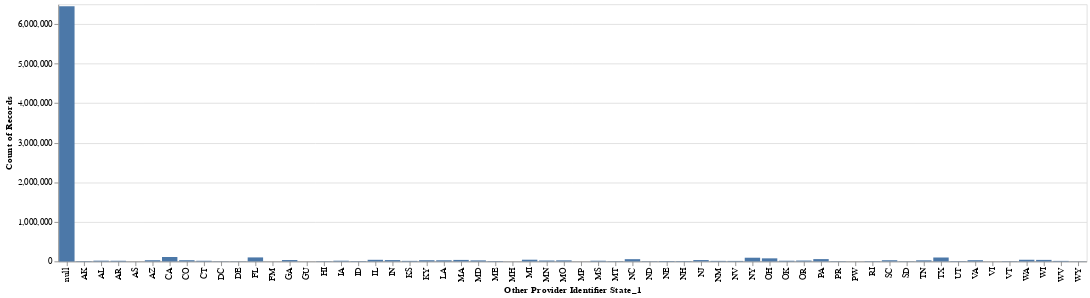

The code cell stored with this chart in its notebook:
### Code cell
# Create a bar chart
alt.Chart(provider_identifiers).mark_bar().encode(
    x='Other Provider Identifier State_1:N',
    y='count()',
)

### Figure 1 — Vega specification as saved in the notebook (floating-point values rounded to 4 significant figures)
{"$schema": "https://vega.github.io/schema/vega/v5.json", "data": [{"name": "source_0", "values": [{"Other Provider Identifier State_1": "KS", "__count": 13375}, {"Other Provider Identifier State_1": "FL", "__count": 100430}, {"Other Provider Identifier State_1": "NC", "__count": 56020}, {"Other Provider Identifier State_1": null, "__count": 6448820}, {"Other Provider Identifier State_1": "CA", "__count": 110477}, {"Other Provider Identifier State_1": "OH", "__count": 77002}, {"Other Provider Identifier State_1": "TX", "__count": 98220}, {"Other Provider Identifier State_1": "AZ", "__count": 29246}, {"Other Provider Identifier State_1": "OK", "__count": 16539}, {"Other Provider Identifier State_1": "NY", "__count": 92678}, {"Other Provider Identifier State_1": "MO", "__count": 26110}, {"Other Provider Identifier State_1": "MN", "__count": 22005}, {"Other Provider Identifier State_1": "IA", "__count": 17106}, {"Other Provider Identifier State_1": "LA", "__count": 28036}, {"Other Provider Identifier State_1": "NJ", "__count": 33588}, {"Other Provider Identifier State_1": "CT", "__count": 15688}, {"Other Provider Identifier State_1": "WV", "__count": 12569}, {"Other Provider Identifier State_1": "MD", "__count": 25422}, {"Other Provider Identifier State_1": "MI", "__count": 42347}, {"Other Provider Identifier State_1": "WI", "__count": 38030}, {"Other Provider Identifier State_1": "AR", "__count": 15911}, {"Other Provider Identifier State_1": "PA", "__count": 57813}, {"Other Provider Identifier State_1": "NV", "__count": 12020}, {"Other Provider Identifier State_1": "KY", "__count": 29354}, {"Other Provider Identifier State_1": "GA", "__count": 33984}, {"Other Provider Identifier State_1": "TN", "__count": 26725}, {"Other Provider Identifier State_1": "VA", "__count": 29894}, {"Other Provider Identifier State_1": "IN", "__count": 33223}, {"Other Provider Identifier State_1": "MS", "__count": 16709}, {"Other Provider Identifier State_1": "ME", "__count": 7981}, {"Other Provider Identifier State_1": "NH", "__count": 8834}, {"Other Provider Identifier State_1": "UT", "__count": 7041}, {"Other Provider Identifier State_1": "SC", "__count": 29059}, {"Other Provider Identifier State_1": "MA", "__count": 37191}, {"Other Provider Identifier State_1": "MT", "__count": 6353}, {"Other Provider Identifier State_1": "WA", "__count": 41286}, {"Other Provider Identifier State_1": "CO", "__count": 29604}, {"Other Provider Identifier State_1": "IL", "__count": 39980}, {"Other Provider Identifier State_1": "AL", "__count": 18083}, {"Other Provider Identifier State_1": "OR", "__count": 20971}, {"Other Provider Identifier State_1": "ID", "__count": 7711}, {"Other Provider Identifier State_1": "RI", "__count": 6764}, {"Other Provider Identifier State_1": "NM", "__count": 13137}, {"Other Provider Identifier State_1": "MH", "__count": 47}, {"Other Provider Identifier State_1": "PR", "__count": 5948}, {"Other Provider Identifier State_1": "HI", "__count": 5682}, {"Other Provider Identifier State_1": "AK", "__count": 7752}, {"Other Provider Identifier State_1": "NE", "__count": 10315}, {"Other Provider Identifier State_1": "DC", "__count": 4134}, {"Other Provider Identifier State_1": "ND", "__count": 5725}, {"Other Provider Identifier State_1": "DE", "__count": 4019}, {"Other Provider Identifier State_1": "VT", "__count": 5615}, {"Other Provider Identifier State_1": "SD", "__count": 4608}, {"Other Provider Identifier State_1": "WY", "__count": 3099}, {"Other Provider Identifier State_1": "AS", "__count": 34}, {"Other Provider Identifier State_1": "FM", "__count": 73}, {"Other Provider Identifier State_1": "PW", "__count": 79}, {"Other Provider Identifier State_1": "VI", "__count": 163}, {"Other Provider Identifier State_1": "GU", "__count": 107}, {"Other Provider Identifier State_1": "MP", "__count": 30}]}, {"name": "source_0_x_domain_Other Provider Identifier State_1", "values": [{"Other Provider Identifier State_1": "KS"}, {"Other Provider Identifier State_1": "FL"}, {"Other Provider Identifier State_1": "NC"}, {"Other Provider Identifier State_1": null}, {"Other Provider Identifier State_1": "CA"}, {"Other Provider Identifier State_1": "OH"}, {"Other Provider Identifier State_1": "TX"}, {"Other Provider Identifier State_1": "AZ"}, {"Other Provider Identifier State_1": "OK"}, {"Other Provider Identifier State_1": "NY"}, {"Other Provider Identifier State_1": "MO"}, {"Other Provider Identifier State_1": "MN"}, {"Other Provider Identifier State_1": "IA"}, {"Other Provider Identifier State_1": "LA"}, {"Other Provider Identifier State_1": "NJ"}, {"Other Provider Identifier State_1": "CT"}, {"Other Provider Identifier State_1": "WV"}, {"Other Provider Identifier State_1": "MD"}, {"Other Provider Identifier State_1": "MI"}, {"Other Provider Identifier State_1": "WI"}, {"Other Provider Identifier State_1": "AR"}, {"Other Provider Identifier State_1": "PA"}, {"Other Provider Identifier State_1": "NV"}, {"Other Provider Identifier State_1": "KY"}, {"Other Provider Identifier State_1": "GA"}, {"Other Provider Identifier State_1": "TN"}, {"Other Provider Identifier State_1": "VA"}, {"Other Provider Identifier State_1": "IN"}, {"Other Provider Identifier State_1": "MS"}, {"Other Provider Identifier State_1": "ME"}, {"Other Provider Identifier State_1": "NH"}, {"Other Provider Identifier State_1": "UT"}, {"Other Provider Identifier State_1": "SC"}, {"Other Provider Identifier State_1": "MA"}, {"Other Provider Identifier State_1": "MT"}, {"Other Provider Identifier State_1": "WA"}, {"Other Provider Identifier State_1": "CO"}, {"Other Provider Identifier State_1": "IL"}, {"Other Provider Identifier State_1": "AL"}, {"Other Provider Identifier State_1": "OR"}, {"Other Provider Identifier State_1": "ID"}, {"Other Provider Identifier State_1": "RI"}, {"Other Provider Identifier State_1": "NM"}, {"Other Provider Identifier State_1": "MH"}, {"Other Provider Identifier State_1": "PR"}, {"Other Provider Identifier State_1": "HI"}, {"Other Provider Identifier State_1": "AK"}, {"Other Provider Identifier State_1": "NE"}, {"Other Provider Identifier State_1": "DC"}, {"Other Provider Identifier State_1": "ND"}, {"Other Provider Identifier State_1": "DE"}, {"Other Provider Identifier State_1": "VT"}, {"Other Provider Identifier State_1": "SD"}, {"Other Provider Identifier State_1": "WY"}, {"Other Provider Identifier State_1": "AS"}, {"Other Provider Identifier State_1": "FM"}, {"Other Provider Identifier State_1": "PW"}, {"Other Provider Identifier State_1": "VI"}, {"Other Provider Identifier State_1": "GU"}, {"Other Provider Identifier State_1": "MP"}]}, {"name": "source_0_y_domain___count", "values": [{"min": 30, "max": 6448820}]}], "signals": [{"name": "x_step", "value": 20}, {"name": "width", "update": "bandspace(domain('x').length, 0.1, 0.05) * x_step"}], "marks": [{"type": "rect", "name": "marks", "from": {"data": "source_0"}, "encode": {"update": {"ariaRoleDescription": {"value": "bar"}, "y2": {"value": 0, "scale": "y"}, "fill": {"value": "#4c78a8"}, "y": {"field": "__count", "scale": "y"}, "x": {"field": "Other Provider Identifier State_1", "scale": "x"}, "description": {"signal": "\"Other Provider Identifier State_1: \" + (isValid(datum[\"Other Provider Identifier State_1\"]) ? datum[\"Other Provider Identifier State_1\"] : \"\"+datum[\"Other Provider Identifier State_1\"]) + \"; Count of Records: \" + (format(datum[\"__count\"], \"\"))"}, "width": {"signal": "max(0.25, bandwidth('x'))"}}}, "style": ["bar"]}], "scales": [{"name": "x", "type": "band", "domain": {"data": "source_0_x_domain_Other Provider Identifier State_1", "field": "Other Provider Identifier State_1", "sort": true}, "range": {"step": {"signal": "x_step"}}, "paddingOuter": 0.05, "paddingInner": 0.1}, {"name": "y", "type": "linear", "domain": [{"signal": "(data(\"source_0_y_domain___count\")[0] || {}).min"}, {"signal": "(data(\"source_0_y_domain___count\")[0] || {}).max"}], "range": [{"signal": "height"}, 0], "zero": true, "nice": true}], "axes": [{"scale": "y", "labels": false, "tickCount": {"signal": "ceil(height/40)"}, "minExtent": 0, "gridScale": "x", "orient": "left", "domain": false, "grid": true, "maxExtent": 0, "ticks": false, "aria": false, "zindex": 0}, {"scale": "x", "grid": false, "zindex": 0, "labelBaseline": "middle", "labelAlign": "right", "orient": "bottom", "labelAngle": 270, "title": "Other Provider Identifier State_1"}, {"scale": "y", "orient": "left", "labelOverlap": true, "tickCount": {"signal": "ceil(height/40)"}, "zindex": 0, "title": "Count of Records", "grid": false}], "background": "white", "style": "cell", "height": 300, "padding": 5}
